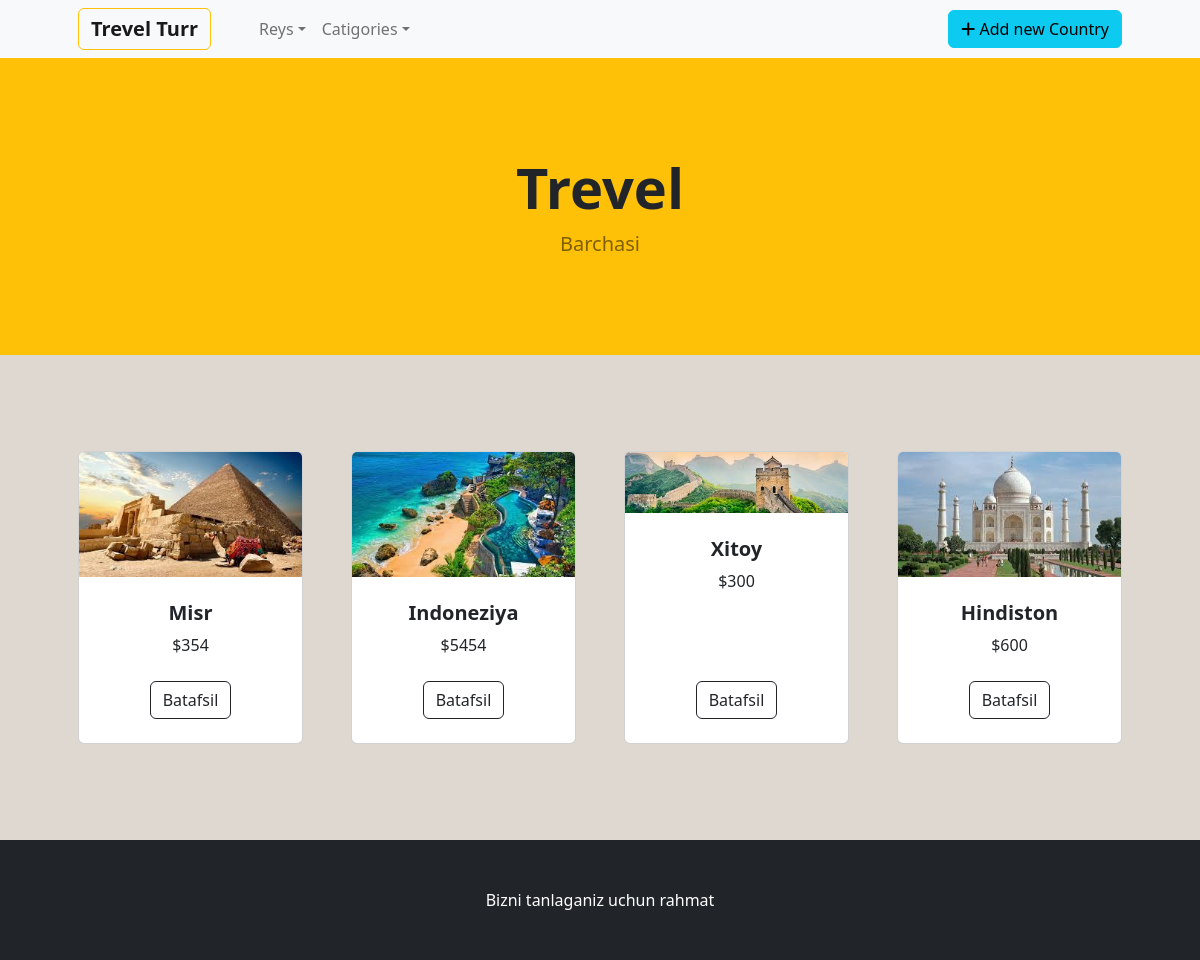
The app's page /category/2/ with its own data.
### shop/models.py (models this page shows, shortened)
class Product(models.Model):
    name=models.CharField(max_length=100)
    price=models.PositiveIntegerField()
    category=models.ForeignKey(Category,on_delete=models.CASCADE,related_name='products' )
    product_date=models.DateField(auto_now_add=True)
    image=models.ImageField(upload_to='product_image/',null=True)
    about=models.CharField(max_length=1500,null=True)

### shop/views.py (the view)
# urls.py: path('category/<int:id>/', category, name="category"),
def category(request, id):
    cat = get_object_or_404(Category, id=id)
    products = cat.products.all()
    categorys = Category.objects.all()
    air = Air.objects.all()
    return render(request, 'home.html', {"products": products, "cats":categorys, 'air':air})

### template/home.html
{% extends 'base.html' %}
{% block content %}
        <section class="py-5">
            <div class="container px-4 px-lg-5 mt-5">
                <div class="row gx-4 gx-lg-5 row-cols-2 row-cols-md-3 row-cols-xl-4 justify-content-center">
                    {% for product in products %}
                    <div class="col mb-5">
                        <div class="card h-100">
                            <img class="card-img-top" src="{{product.image.url}}" alt="..." />
                            <div class="card-body p-4">
                                <div class="text-center">
                                    <h5 class="fw-bolder">{{ product.name }}</h5>
                                    ${{ product.price }}
                                </div>
                            </div>
                            <div class="card-footer p-4 pt-0 border-top-0 bg-transparent">
                                <div class="text-center">
                                    <a class="btn btn-outline-dark mt-auto" href="{% url 'batafsil' product.id %}">Batafsil</a>
                                </div>
                            </div>
                        </div>
                    </div>
                    {% endfor %}
                </div>
            </div>
        </section>
{% endblock content %}

### records on screen
Product: image (picture), name "Misr", price "354"
Product: image (picture), name "Indoneziya", price "5454"
Product: image (picture), name "Xitoy", price "300"
Product: image (picture), name "Hindiston", price "600"
